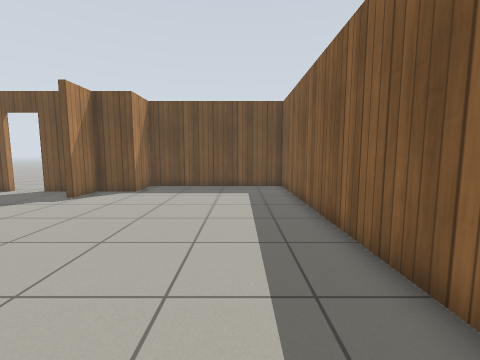
View 1 (above)

14 first-person views from a walk through a world built for the Gazebo simulator. The camera is 0.94 m above the floor, tilts 6° down and sees 90° across. The floor is counted in squares, 0.5 m on a side. Each view is taken from the middle of a square. On the plan, view 1 faces up. The plan holds only what a view shows up to about 15 squares ahead; the rest is blank. The place goes on beyond the plan. Gazebo's built-in surfaces are drawn with simple patterns.

View 2
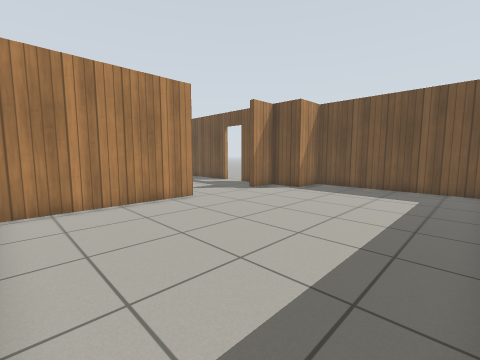

View 3
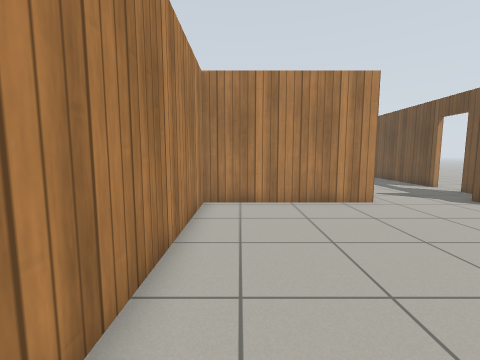

View 4
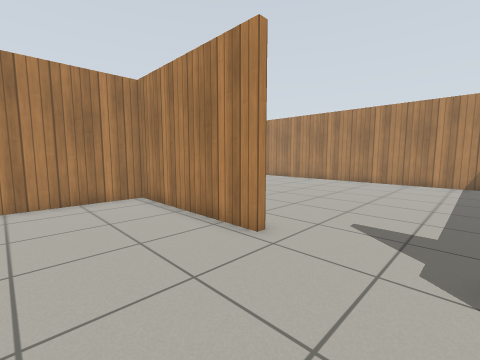

View 5
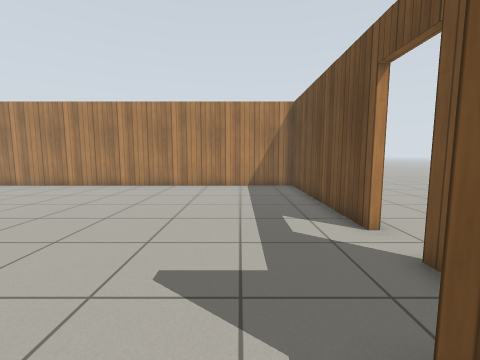

View 6
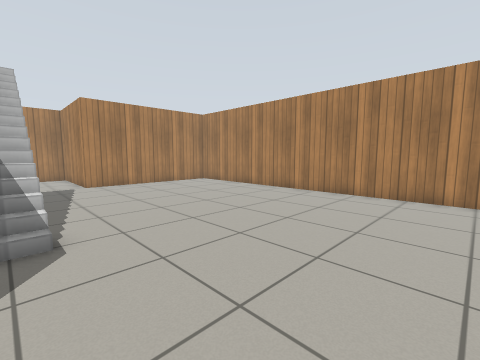

View 7
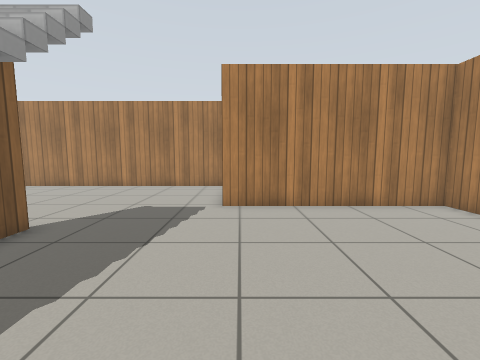

View 8
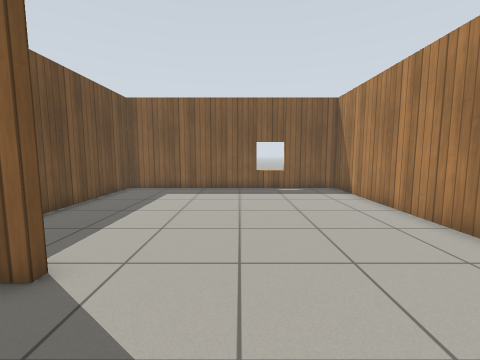

View 9
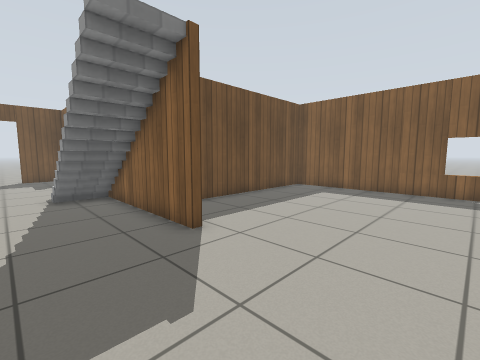

View 10
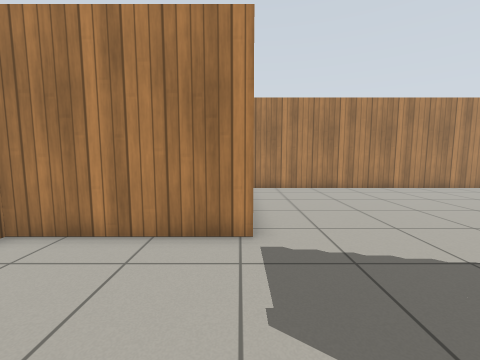

View 11
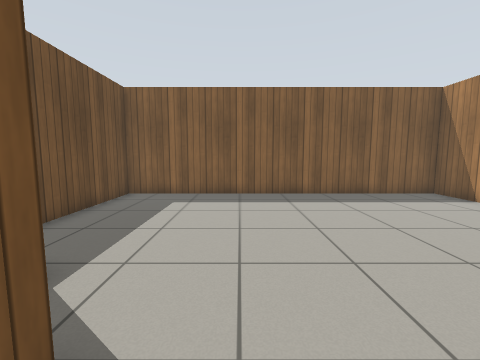

View 12
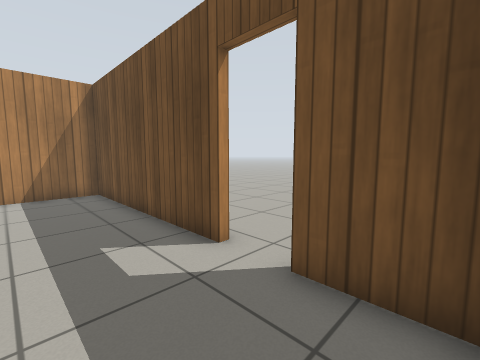

View 13
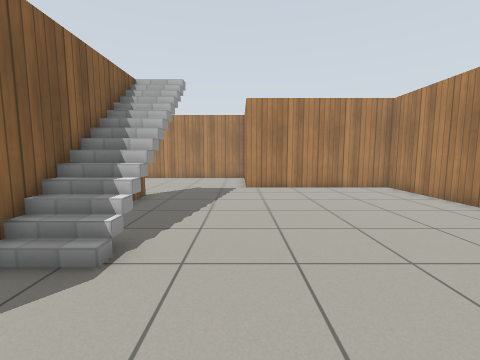

View 14
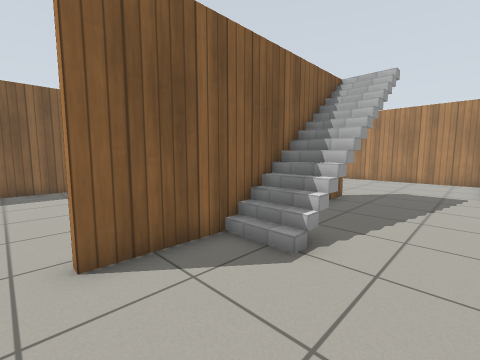

### Floor plan
Points are (right, up) in squares from view 1. A wall is a line through its corners. A room is listed if a view was taken in it or the views show most of it. See-through windows are left out.
Room 1 (views 1, 2, 3, 4, 5)
walls: (-7.6, 6.3) (-7.3, 6.3) (-7.3, -0.4) (2.5, -0.4) (2.5, 14.4) (-5.3, 14.4) (-5.3, 12.2) (-7.3, 12.2) (-7.3, 10.4)
ways out: opening at (-8, 8.5) to room 2
Room 2 (views 6, 7, 8, 9, 10, 11, 12, 13, 14)
walls: (-7.2, -3.9) (-7.6, -3.9) (-7.6, 6.3); (-11.8, 12.2) (-20.6, 12.2) (-20.6, -6.7) (-12.4, -6.7) (-12.4, -12.4) (2.5, -12.4) (2.5, -0.8) (-5.1, -0.8); (-7.9, 12.2) (-10.1, 12.2)
ways out: opening at (-8, 8.5) to room 1; open door at (-10.5, 12)

Where each view was taken, in squares from view 1:
view 1: 0 up, 0 right, facing up
view 2: 0 up, 2 right, facing up-left
view 3: 1 up, 2 right, facing left
view 4: 10 up, 3 left, facing down-left
view 5: 9 up, 6 left, facing left
view 6: 9 up, 9 left, facing down-left
view 7: 2 up, 13 left, facing down
view 8: 7 down, 11 left, facing right
view 9: 9 down, 11 left, facing up-right
view 10: 7 down, 7 left, facing left
view 11: 9 up, 9 left, facing right
view 12: 9 up, 8 left, facing up-left
view 13: 7 up, 12 left, facing down
view 14: 7 up, 12 left, facing down-right
